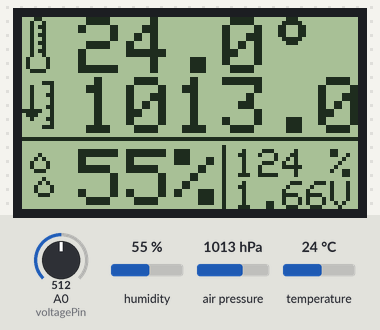
A sketch run on a simulated Arduino Uno, built with avr-gcc and run on an emulated ATmega328P. On the bench: 84×48 one-colour display. Wiring (inferred from the names in the program): BME280 sensor at I2C address 0x76. The test bench sets the inputs (shaded band); at power-on: A0 (voltagePin) = 512, humidity 55 %, air pressure 1013 hPa, temperature 24 °C.

Above: at 0.2 s.
At 32.23 s:
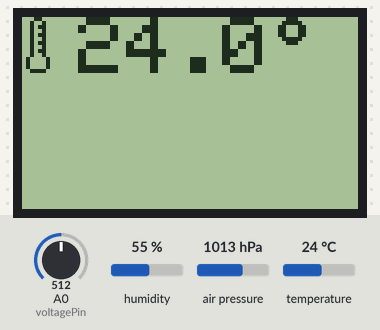

The sketch:

5110_BME280_sensor_station.ino
```cpp
#include <Wire.h>
#include <Adafruit_BME280.h>
#include <SPI.h>
#include <LowPower.h>
#include <Adafruit_GFX.h>
#include <Adafruit_PCD8544.h>

//---------------------------------------------------INIT----------------------------------------------------------------
// Initialize LCD object for hardware SPI
// Adafruit_PCD8544(D/C,CE,RST);
Adafruit_PCD8544 display = Adafruit_PCD8544(7, 6, 5);

//Initialize BME280
#define BME_280_I2C_ADDRESS 0x76
Adafruit_BME280 bme280;

//---------------------------------------------------VARIABLES----------------------------------------------------------------
int voltagePin = A0;
float temp;
float pressure;
float humidity;
byte wakeCounter = 4;
float voltage = 0.0;
int batteryPercent = 0;

// 'baroGraph', 8x12px
const unsigned char baroGraph [] PROGMEM = {
  0x07, 0x21, 0x21, 0x23, 0x21, 0x21, 0x23, 0xf9, 0x71, 0x23, 0x01, 0x07
};

// 'temp', 6x14px
const unsigned char tempGraph [] PROGMEM = {
  0x30, 0x48, 0x58, 0x48, 0x58, 0x48, 0x58, 0x48, 0x58, 0x48, 0x84, 0x84, 0x84, 0x78
};

// 'deg', 7x7px
const unsigned char deg [] PROGMEM = {
  0x38, 0x7c, 0xc6, 0xc6, 0xc6, 0x7c, 0x38
};

// 'batteri', 6x13px
const unsigned char batteri [] PROGMEM = {
  0x78, 0xfc, 0x84, 0x84, 0x84, 0xfc, 0xfc, 0xfc, 0xfc, 0xfc, 0xfc, 0xfc, 0xfc
};

// 'humidity', 6x11px
const unsigned char humidityGraph [] PROGMEM = {
  0x20, 0x50, 0x88, 0x88, 0x70, 0x00, 0x10, 0x28, 0x44, 0x44, 0x38
};

// 'hPa', 10x6px
const unsigned char hpa [] PROGMEM = {
  0x8e, 0x00, 0x8a, 0x00, 0x8e, 0x00, 0xe8, 0xc0, 0xa9, 0x40, 0xa8, 0xc0
};

//---------------------------------------------------FUNCTIONS----------------------------------------------------------------
//Display drawing: Temperature, pressure and voltage

void displayTemp()  {
  display.setTextColor(BLACK);
  display.setTextSize(2);
  display.drawBitmap(1, 0, tempGraph, 6, 14, BLACK);
  display.setCursor(14, 0);
  display.print(temp, 1); display.drawBitmap(64, 0, deg, 7, 7, BLACK);
  display.display();
}

void displayPressure()  {
  display.setTextColor(BLACK);
  display.setTextSize(2);
  display.drawBitmap(0, 16, baroGraph, 8, 12, BLACK);
  display.setCursor(14, 15);
  if (pressure < 1000) {
    display.print(pressure, 1); display.drawBitmap(74, 23, hpa, 10, 6, BLACK);
  }
  else {
    display.print(pressure, 1);
  }

  display.display();
}

void displayVoltage() {
  display.setTextColor(BLACK);
  display.setTextSize(1);
  //display.drawBitmap(43, 33, batteri, 6, 13, BLACK);
  display.setCursor(53, 33);
  display.print(batteryPercent);display.print(" %");
  display.setCursor(53, 41);
  display.print(voltage); display.print("V");
  display.display();
}

void displayHumidity() {
  display.setTextColor(BLACK);
  display.setTextSize(2);
  display.drawBitmap(2, 34, humidityGraph, 6, 11, BLACK);
  display.setCursor(14, 33);
  display.print(int(humidity), 1); display.print("%");
  display.display();
}

void bme280Sleep() {
  Wire.beginTransmission(BME_280_I2C_ADDRESS);
  Wire.write(0xF4);
  Wire.write(0x48);
  Wire.endTransmission();
}

void bme280Wake() {
  Wire.beginTransmission(BME_280_I2C_ADDRESS);
  Wire.write(0xF4);
  Wire.write(0x4B);
  Wire.endTransmission();
}


//---------------------------------------------------SETUP----------------------------------------------------------------
void setup() {

  Wire.begin();

  //BME280 setup
  bme280.begin(BME_280_I2C_ADDRESS);

  pinMode(voltagePin, INPUT);

  //Display kontrast, rotasjon,
  display.begin();
  display.setContrast(57);
  display.setRotation(0);
  display.setTextWrap(false);
  display.clearDisplay();

}

//---------------------------------------------------LOOP----------------------------------------------------------------
void loop() {

wakeCounter++;

if (wakeCounter > 3) {

  wakeCounter = 0;

  bme280Wake();

  delay(50);

  analogRead(voltagePin);                                   //burn this reading
  voltage = ((analogRead(voltagePin)) / 1023.0) * 3.32;
  batteryPercent = int((voltage / 1.33 ) * 100.0);

  temp = bme280.readTemperature();
  pressure = (bme280.readPressure() / 100.0F);              //Convert pressure in floating point Pa to floating point hPa(100.0F = float 100.0)
  humidity = bme280.readHumidity();

  display.clearDisplay();
  displayTemp();
  displayPressure();
  displayVoltage();
  displayHumidity();
  display.drawFastVLine(50, 32, 16, BLACK);
  display.drawFastHLine(0, 30, 84, BLACK);
  display.display();

  bme280Sleep();
  }

  LowPower.powerDown(SLEEP_8S, ADC_OFF, BOD_OFF);
}
```

Measured:
- what the display in image 0 shows lasts 32.0 s, from 0.2 s to 32.2 s
